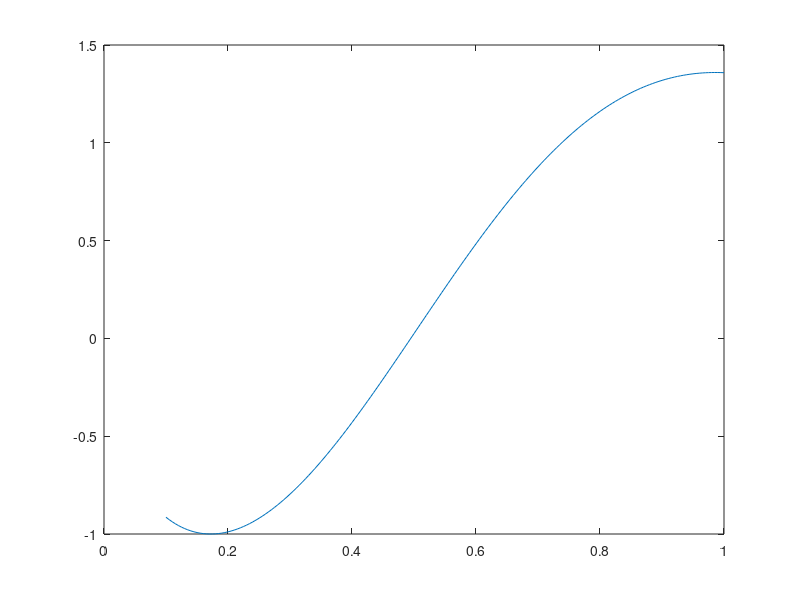

Reproduce this figure in MATLAB.
clear all 
clc
# http://www.csun.edu/~lcaretto/me309/21-nsodeSystems.pdf      (ODE System by RK4)
f1=[0.1:0.005:1]
f1copy=f1;
f2=f1*0;
f2copy=f2;
f3=f1*0;
f3copy=f3;
x=[1:0.01:10];
for i =1:length(x);
  f1k1=0.01*(-f2.*f3);
  f2k1= 0.01*f1;
  f3k1=0.01*f2;
  f1k2=0.01*(-(f2+0.5*f2k1).*(f3+0.5*f3k1));
  f2k2=0.01*(f1+0.5*f1k1);
  f3k2=0.01*(f2+0.5*f2k1);
  f1k3=0.01*(-(f2+0.5*f2k2).*(f3+0.5*f3k2));
  f2k3=0.01*(f1+0.5*f1k2);
  f3k3=0.01*(f2+0.5*f2k2);
  f1k4=0.01*(-(f2+f2k3).*(f3+f3k3));
  f2k4=0.01*(f1+f1k3);
  f3k4=0.01*(f2+f2k3);
  f1=f1+1/6*f1k1+1/3*(f1k2+f1k3)+1/6*f1k4;
  f2=f2+1/6*f2k1+1/3*(f2k2+f2k3)+1/6*f2k4;
  f3=f3+1/6*f3k1+1/3*(f3k2+f3k3)+1/6*f3k4;
end
plot(f1copy,f3-1)
